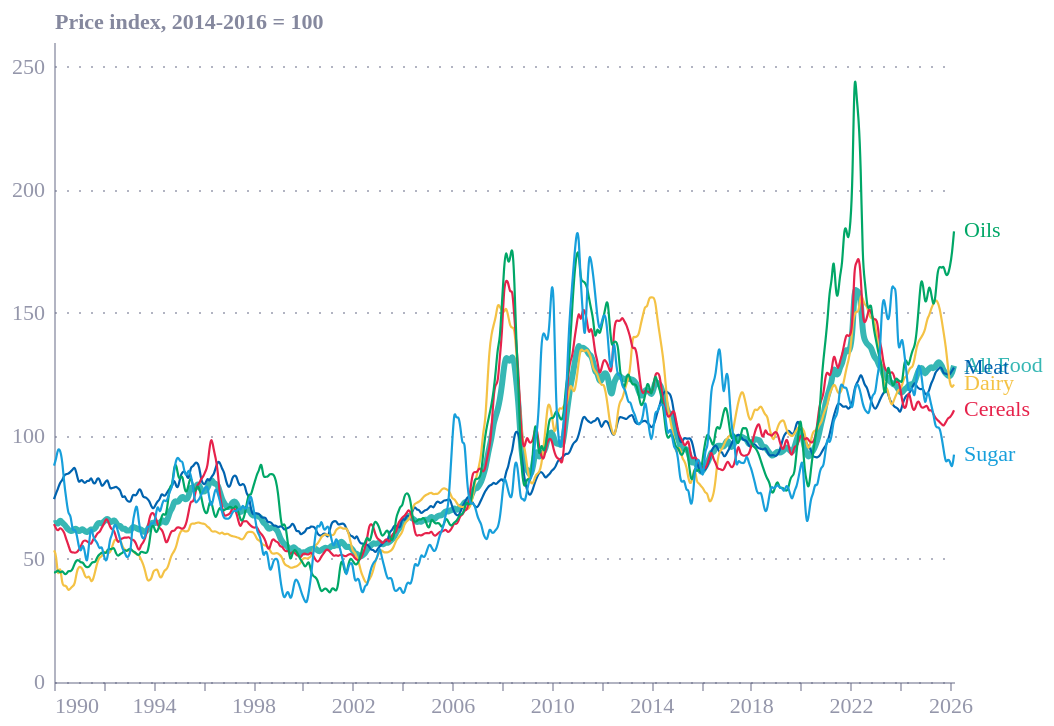

The code cell stored with this chart in its notebook:
### Code cell
base = alt.Chart(df).encode(
    alt.X('date:T'),
    alt.Y('value:Q').title('Price index, 2014-2016 = 100'),
    alt.Color('index:N').legend(None)
).properties(
    width=450,
    height=320
)


lines = base.mark_line(
    interpolate='basis',
    strokeWidth=alt.expr("datum.index == 'All Food' ? 3 : 1.1")
)

labels = base.mark_text(
    align='left',
    dx=5,
    dy=alt.expr("{'All food': 2}[datum.index]")
).encode(
    alt.X('date:T').aggregate('max'),
    alt.Y('value:Q').aggregate({'argmax': 'date'}),
    alt.Text('index:N').aggregate({'argmax': 'date'})
)
lines + labels

### Figure 1 — Vega-Lite specification as saved in the notebook (floating-point values rounded to 4 significant figures; data arrays with more than 128 entries replaced by an {"elided": "..."} marker saying what was removed)
{"config": {"font": "Circular Std", "text": {"color": "#676A86", "align": "left", "baseline": "middle", "dx": 7, "dy": 0, "fontSize": 11}, "view": {"stroke": null, "continuousWidth": 400, "continuousHeight": 300, "discreteWidth": 400, "discreteHeight": 300}, "range": {"category": ["#36B7B4", "#E6224B", "#F4C245", "#0063AF", "#00A767", "#179FDB", "#EB5C2E"], "diverging": ["#E6224B", "#E54753", "#C9C9C9", "#179FDB", "#122B39"], "heatmap": ["#C9C9C9", "#179FDB", "#0063AF", "#122B39"], "ordinal": ["#00A767", "#36B7B4", "#179FDB", "#0063AF", "#243B5A"]}, "bar": {"color": "#179fdb"}, "line": {"color": "#e6224b"}, "rule": {"color": "#676A86"}, "area": {"opacity": 0.3}, "point": {"filled": true, "size": 80, "color": "#e6224b", "opacity": 0.95}, "geoshape": {"stroke": "white", "strokeWidth": 0.3}, "rect": {"fill": "#d6d4d4", "opacity": 0.3}, "axis": {"labelColor": "#676A86", "labelFontSize": 11, "labelFont": "Circular Std", "labelOpacity": 0.7, "tickColor": "#676A86", "tickOpacity": 0.5, "domainColor": "#676A86", "domainOpacity": 0.5, "gridColor": "#676A86", "gridDash": [2, 2], "gridOpacity": 0.5, "title": null, "titleColor": "#676A86", "titleOpacity": 0.8, "tickSize": 4}, "axisXDiscrete": {"grid": false, "labelAngle": 0, "tickCount": 10, "tickOpacity": 0.5, "title": null}, "axisYDiscrete": {"ticks": false, "labelPadding": 5}, "axisXTemporal": {"grid": false, "ticks": true}, "axisXQuantitative": {"grid": true}, "axisYQuantitative": {"gridColor": "#676A86", "gridDash": [1, 5], "gridOpacity": 0.5, "ticks": false, "labelPadding": 5, "tickCount": 8, "titleAngle": 0, "titleAlign": "left", "titleBaseline": "bottom", "titleX": 0, "titleY": -5}, "title": {"color": "#676A86E6", "subtitleColor": "#676A86", "font": "Circular Std", "subtitleFont": "Circular Std", "anchor": "start", "fontSize": 14, "subtitleFontSize": 12, "subtitlePadding": 4, "offset": 0, "frame": "group"}, "legend": {"titleColor": "#122b39", "title": null, "labelColor": "#122b39", "labelFontSize": 11}}, "layer": [{"mark": {"type": "line", "interpolate": "basis", "strokeWidth": {"expr": "datum.index == 'All Food' ? 3 : 1.1"}}, "encoding": {"color": {"field": "index", "legend": null, "type": "nominal"}, "x": {"field": "date", "type": "temporal"}, "y": {"field": "value", "title": "Price index, 2014-2016 = 100", "type": "quantitative"}}}, {"mark": {"type": "text", "align": "left", "dx": 5, "dy": {"expr": "{'All food': 2}[datum.index]"}}, "encoding": {"color": {"field": "index", "legend": null, "type": "nominal"}, "text": {"aggregate": {"argmax": "date"}, "field": "index", "type": "nominal"}, "x": {"aggregate": "max", "field": "date", "type": "temporal"}, "y": {"aggregate": {"argmax": "date"}, "field": "value", "type": "quantitative"}}}], "data": {"name": "data-a3dc59179eb2efc3996d881971b0fc42"}, "height": 320, "width": 450, "$schema": "https://vega.github.io/schema/vega-lite/v6.1.0.json", "datasets": {"data-a3dc59179eb2efc3996d881971b0fc42": {"elided": "2610 records"}}}
